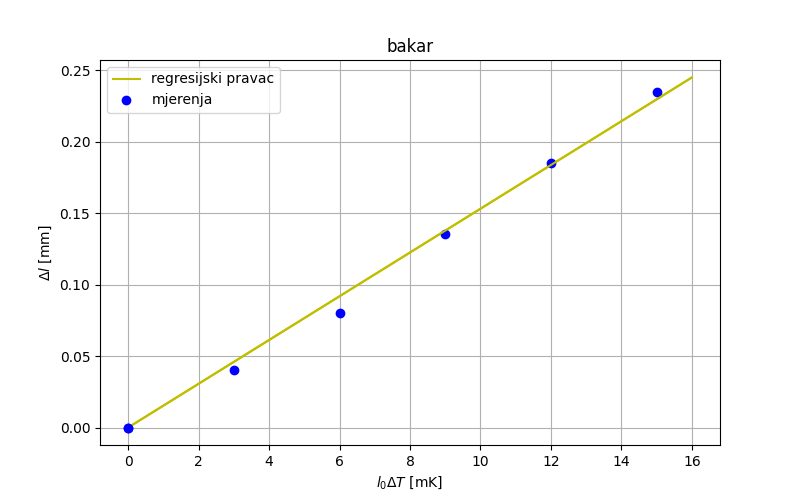

Source code (Python):
from turtle import color
import matplotlib.pyplot as plt
import numpy as np
import math

# Data for plotting
x = np.arange(0, 17, 1)
y = 1.53E-05*1000*x + 0

x1, y1 = (0, 0)
x2, y2 = (3, 0.00004*1000)
x3, y3 = (6, 0.00008*1000)
x4, y4 = (9, 0.000135*1000)
x5, y5 = (12, 0.000185*1000)
x6, y6 = (15, 0.000235*1000)



fig, ax = plt.subplots(figsize=(8, 5))
ax.plot(x, y, color='y')
plt.plot(x1, y1, 'bo')
plt.plot(x2, y2, 'bo')
plt.plot(x3, y3, 'bo')
plt.plot(x4, y4, 'bo')
plt.plot(x5, y5, 'bo')
plt.plot(x6, y6, 'bo')



ax.set(ylabel='$\Delta l$ [mm]', xlabel='$l_0$$\Delta T$ [mK]')
ax.grid()

ax = plt.gca()
# ax.set_xlim([0.5, 1.1])
# ax.set_ylim([1, 2.4])

plt.plot(x, y, "-y", label="regresijski pravac")
plt.plot(x1, y1, "bo", label="mjerenja")
plt.legend(loc="upper left")
plt.title('bakar')

fig.savefig("vj2_bakar.png")

plt.show()